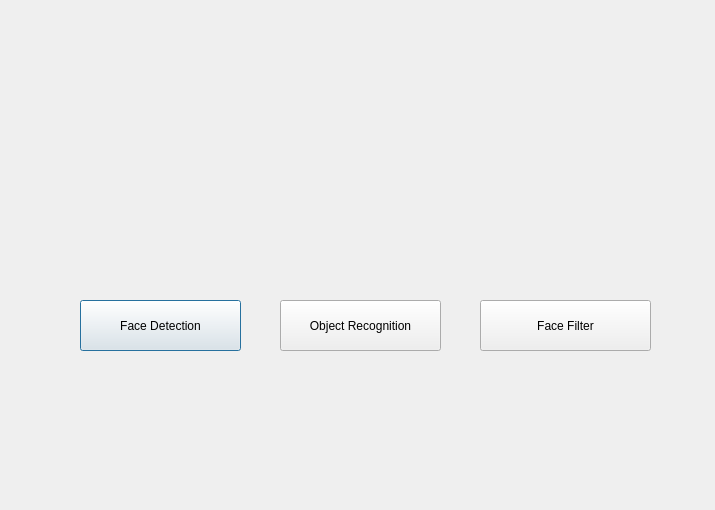
<?xml version="1.0" encoding="UTF-8"?>
<ui version="4.0">
 <class>Attendence</class>
 <widget class="QDialog" name="Attendence">
  <property name="geometry">
   <rect>
    <x>0</x>
    <y>0</y>
    <width>715</width>
    <height>510</height>
   </rect>
  </property>
  <property name="windowTitle">
   <string>Dialog</string>
  </property>
  <widget class="QPushButton" name="pushButton">
   <property name="geometry">
    <rect>
     <x>80</x>
     <y>300</y>
     <width>161</width>
     <height>51</height>
    </rect>
   </property>
   <property name="text">
    <string>Face Detection</string>
   </property>
  </widget>
  <widget class="QPushButton" name="pushButton_2">
   <property name="geometry">
    <rect>
     <x>480</x>
     <y>300</y>
     <width>171</width>
     <height>51</height>
    </rect>
   </property>
   <property name="text">
    <string>Face Filter</string>
   </property>
  </widget>
  <widget class="QPushButton" name="pushButton_3">
   <property name="geometry">
    <rect>
     <x>280</x>
     <y>300</y>
     <width>161</width>
     <height>51</height>
    </rect>
   </property>
   <property name="text">
    <string>Object Recognition</string>
   </property>
  </widget>
  <widget class="QLabel" name="label">
   <property name="geometry">
    <rect>
     <x>-60</x>
     <y>-60</y>
     <width>841</width>
     <height>641</height>
    </rect>
   </property>
   <property name="styleSheet">
    <string notr="true">image: url(:/newPrefix/bg.jpg);</string>
   </property>
   <property name="text">
    <string/>
   </property>
  </widget>
  <widget class="QLabel" name="label_2">
   <property name="geometry">
    <rect>
     <x>490</x>
     <y>140</y>
     <width>151</width>
     <height>141</height>
    </rect>
   </property>
   <property name="styleSheet">
    <string notr="true">image: url(:/newPrefix/face filter.png);</string>
   </property>
   <property name="text">
    <string/>
   </property>
  </widget>
  <widget class="QLabel" name="label_3">
   <property name="geometry">
    <rect>
     <x>90</x>
     <y>140</y>
     <width>141</width>
     <height>141</height>
    </rect>
   </property>
   <property name="styleSheet">
    <string notr="true">image: url(:/newPrefix/face1.png);</string>
   </property>
   <property name="text">
    <string/>
   </property>
  </widget>
  <widget class="QLabel" name="label_4">
   <property name="geometry">
    <rect>
     <x>290</x>
     <y>130</y>
     <width>151</width>
     <height>151</height>
    </rect>
   </property>
   <property name="styleSheet">
    <string notr="true">image: url(:/newPrefix/object recog.png);</string>
   </property>
   <property name="text">
    <string/>
   </property>
  </widget>
  <zorder>label</zorder>
  <zorder>pushButton</zorder>
  <zorder>pushButton_2</zorder>
  <zorder>pushButton_3</zorder>
  <zorder>label_2</zorder>
  <zorder>label_3</zorder>
  <zorder>label_4</zorder>
 </widget>
 <resources>
  <include location="s1.qrc"/>
  <include location="sb.qrc"/>
  <include location="s3.qrc"/>
  <include location="s2.qrc"/>
 </resources>
 <connections/>
</ui>
